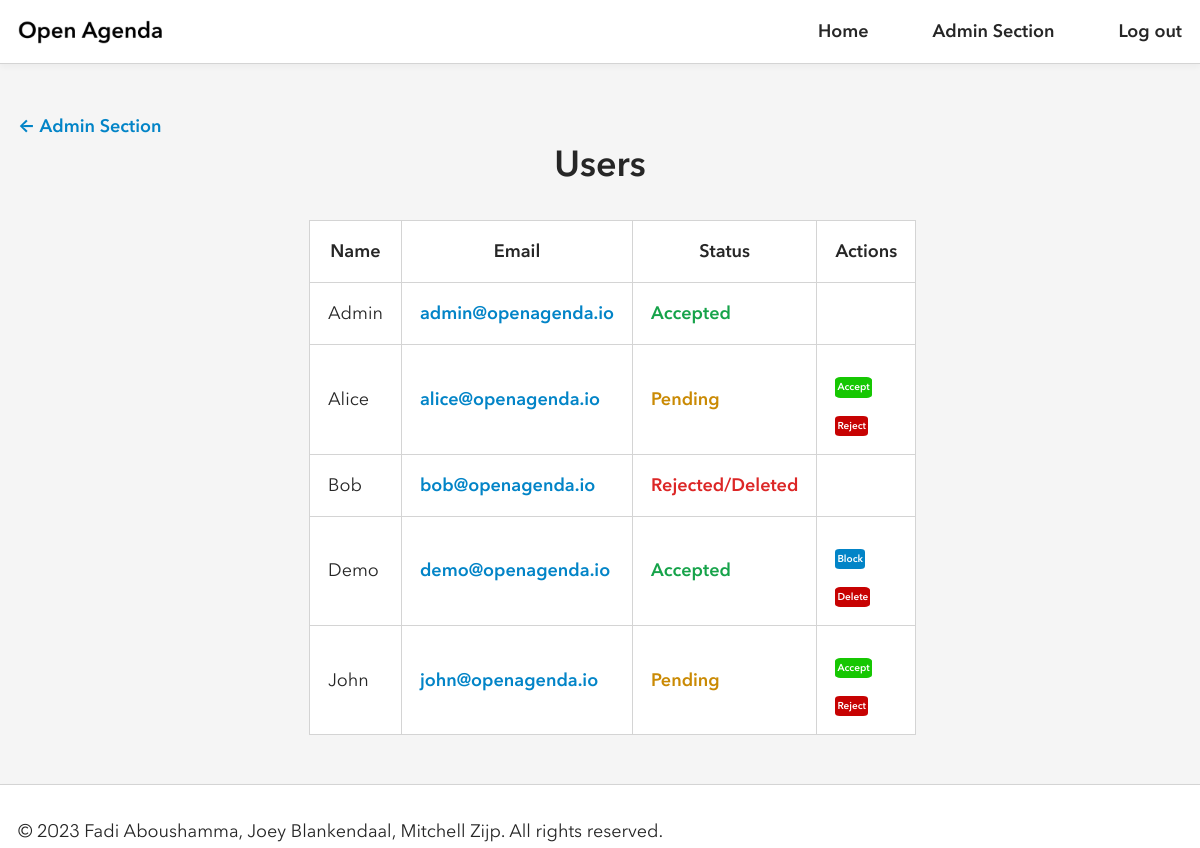
The page /admin-users.php (signed in) on the database its author committed.
### tables this page shows
create table if not exists users
(
    id char(36) not null,
    name varchar(63) not null,
    email varchar(255) not null,
    password varchar(255) not null,
    is_accepted int(1) not null default 0,  
    is_blocked boolean not null default 0,
    is_admin boolean not null default 0,
    primary key (id),
    unique (email)
);

### private/bootstrap.php (called while the page is built, shortened)
<?php
$db = new mysqli('localhost', 'root', '', 'openagenda');
require_once('classes/usermanager.php');
$userManager = new UserManager($db);

### private/classes/usermanager.php (called while the page is built, shortened)
<?php
final class UserManager
{
    private $db;
    public function __construct($db)
    {
        $this->db = $db;
    }
    public function get_users()
    {
        $result = $this->db->query("SELECT * FROM users ORDER BY name");
        return $result->fetch_all(MYSQLI_ASSOC);
    }
    public function get_logged_in_user_id()
    {
        return $_SESSION['user'];
    }
    public function is_blocked($user_id)
    {
        $result = $this->db->query("SELECT is_blocked FROM users WHERE id = '" . $this->db->real_escape_string($user_id) . "';");
        $user = $result->fetch_assoc();
        return $user['is_blocked'];
    }
}

### public/admin-users.php (the view, shortened to what this page needs)
<?php
require_once('../private/components/header.php');
?>
<header>
    <a href="admin.php">&larr; Admin Section</a>
    <h1>Users</h1>
</header>
<div class="flex-y center">
    <div class="width-50">
        <table>
            <thead>
                <tr>
                    <th>Name</th>
                    <th>Email</th>
                    <th>Status</th>
                    <th>Actions</th>
                </tr>
            </thead>
            <tbody>
                <?php
                foreach ($userManager->get_users() as $user)
                {
                ?>
                    <tr>
                        <td><?= $user['name']; ?></td>
                        <td>
                            <a href="mailto:<?= $user['email']; ?>"><?= $user['email']; ?></a>
                        </td>
                        <td class="bold">
                            <?php
                            if ($user['is_accepted'] == 1)
                            {
                                echo '<span class="green">Accepted</span>';
                            }
                            else if ($user['is_accepted'] == 0)
                            {
                                echo '<span class="yellow">Pending</span>';
                            }
                            else if ($user['is_accepted'] == -1)
                            {
                                echo '<span class="red">Rejected/Deleted</span>';
                            }
                            ?>
                        </td>
                        <td>
                            <?php
                            if ($user['id'] != $userManager->get_logged_in_user_id())
                            {
                                if ($user['is_accepted'] == 1)
                                {
                                    require('../private/components/button_block.php');
                                    require('../private/components/button_delete.php');
                                }
                                else if ($user['is_accepted'] == 0)
                                {
                                    require('../private/components/button_accept.php');
                                    require('../private/components/button_reject.php');
                                }
                            }
                            ?>
                        </td>
                    </tr>
                <?php
                }
                ?>
            </tbody>
        </table>
    </div>
</div>
<?php
require_once('../private/components/footer.php');

### private/components/button_accept.php (shortened to what this page needs)
<form class="inline-block" action="admin-accept.php" method="post">
    <button class="small-button accept-button">Accept</button>
</form>

### private/components/button_reject.php (shortened to what this page needs)
<form class="inline-block" action="admin-reject-delete.php" method="post">
    <button class="small-button decline-button">Reject</button>
</form>

### private/components/button_block.php (shortened to what this page needs)
<?php
$is_blocked = $userManager->is_blocked($user['id']);
?>
<form class="inline-block" action="admin-<?= $is_blocked ? 'un' : ''; ?>block.php" method="post">
    <button class="small-button block-button"><?= $is_blocked ? 'Unb' : 'B'; ?>lock</button>
</form>

### private/components/button_delete.php (shortened to what this page needs)
<form class="inline-block" action="admin-reject-delete.php" method="post">
    <button class="small-button delete-button">Delete</button>
</form>

### public/assets/style.css (style rules this page uses)
:root { --border: 1px solid var(--border-color); --border-color: #d4d4d4; --border-radius: .5rem; --gap: 1rem; --line-height: 1.618; --padding: var(--padding-y) var(--padding-x); --padding-x: 1.125rem; --padding-y: 1rem; --transition: all .5s; --black: #262626; --black-dark: #000; --green: #16a34a; --light: #f5f5f5; --red: #dc2626; --sky: #0284c7; --sky-dark: #0369a1; --white: #fff; --yellow: #ca8a04; }
html { height: 100%; }
body, button, input { -moz-osx-font-smoothing: grayscale; -webkit-font-smoothing: antialiased; color: var(--black); font: 1.125rem Avenir Next, system-ui,-apple-system,"Segoe UI",Roboto,"Helvetica Neue","Noto Sans","Liberation Sans",Arial,sans-serif,"Apple Color Emoji","Segoe UI Emoji","Segoe UI Symbol","Noto Color Emoji"; line-height: var(--line-height); }
body { background: var(--light); display: flex; flex-direction: column; height: inherit; margin: 0; }
a { color: var(--sky); font-weight: bold; text-decoration: none; }
h1, h2, h3 { line-height: calc(var(--line-height) / 2 + .5); margin: 0; text-align: center; }
table { border-collapse: collapse; width: 100%; }
td, th { border: var(--border); padding: var(--padding); }
tr { background: var(--white); }
.flex-x, .flex-y { display: flex; gap: var(--gap); }
main > .flex-x, main > .flex-y { gap: calc(var(--gap) * 2); }
.flex-y { flex-direction: column; }
form { display: flex; flex-direction: column; gap: var(--gap); }
form > button { margin-top: var(--gap); }
button, .button { background: var(--sky); border: none; border-radius: var(--border-radius); color: var(--white); cursor: pointer; display: inline-block; font-weight: bold; padding: calc(var(--padding-y) * .75) calc(var(--padding-x) * 1.5); text-align: center; text-decoration: none; }
.small-button { font-size: 10px; display: inline-block; color: var(--white); text-decoration: none; padding: 2px; border-radius: 15%; }
.accept-button { background-color: #16c702; }
.decline-button { background-color: #c70202; }
.delete-button { background-color: #c70202; }
.block-button { background-color: #0284c7; }
.inline-block { display: inline-block; }
.center { align-items: center; }
.bold { font-weight: bold; }
.green { color: var(--green); }
.red { color: var(--red); }
.yellow { color: var(--yellow); }
.width-50 { width: 50%; }

### rows shown on the page
users: name "Admin", email "admin@openagenda.io", is_accepted "Accepted"
users: name "Alice", email "alice@openagenda.io", is_accepted "Pending"
users: name "Bob", email "bob@openagenda.io", is_accepted "Rejected/Deleted"
users: name "Demo", email "demo@openagenda.io", is_accepted "Accepted", is_blocked "B"
users: name "John", email "john@openagenda.io", is_accepted "Pending"

### other values the page prints
join(', ', $app['authors']) "Fadi Aboushamma, Joey Blankendaal, Mitchell Zijp"
